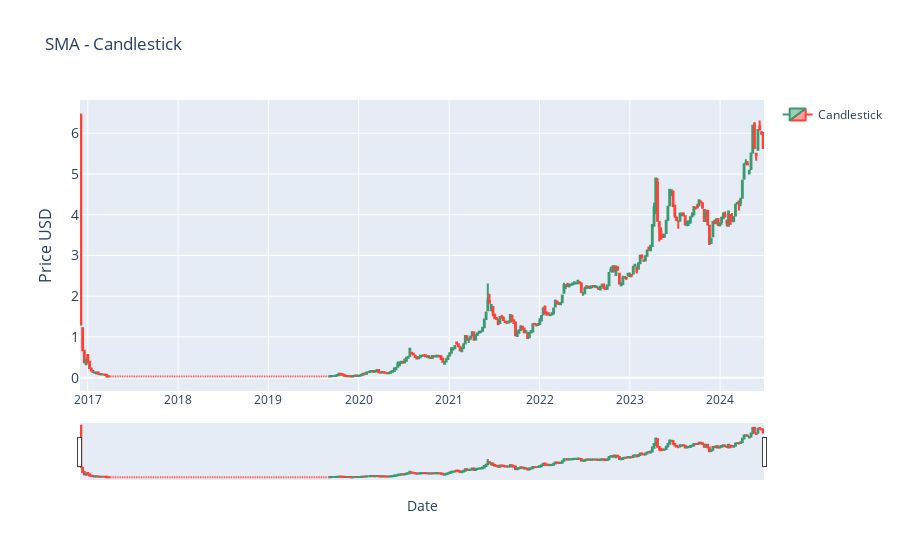

The cell this chart's notebook holds for it:
### Code cell
#CANDLESTICK BUT WITH FIRST AND LAST INSTEAD OF MEAN AND MEDIAN

import plotly.graph_objects as go
import pandas as pd
from ipywidgets import interact, DatePicker
import numpy as np

# renames current item to df
df = current_item.copy()

# Resample the data to weekly timeframe
# NOTE: Range can be altered: 'W' (week), 'M' (Month), '2D' (2 Days)
new_data = df.resample('w').agg({
    'price_usd': ['max', 'min', 'first', 'last'],
    'volume': 'sum'
})


# Slices the multi-level columns and renames
new_data.columns = ['high', 'low', 'open', 'close' ,'volume']


# Function to update the graph based on the selected date range
def update_graph(start_date, end_date):
 

    mask = (new_data.index >= pd.to_datetime(start_date)) & (new_data.index <= pd.to_datetime(end_date))
    filtered_data = new_data.loc[mask]

    
    # Creating the candlestick chart
    fig = go.Figure(data=[go.Candlestick(x=filtered_data.index,
                                         open=filtered_data['open'],
                                         high=filtered_data['high'],
                                         low=filtered_data['low'],
                                         close=filtered_data['close'],
                                         name='Candlestick')])
    


    # Formatting
    fig.update_layout(
        title='SMA - Candlestick',
        xaxis_title='Date',
        yaxis_title='Price USD',
        yaxis=dict(
            title='Price USD',
            titlefont_size=16,
            tickfont_size=14,
        ),
        
        showlegend=True
    )

    fig.show()




# Creating interactive widgets for date selection
start_date_picker = DatePicker(description='Start Date', value=START_DATE)
end_date_picker = DatePicker(description='End Date', value=END_DATE)

# Display the interactive widget

interact(update_graph, start_date=start_date_picker, end_date=end_date_picker)

### Figure 1 — Plotly figure (JSON) as saved in the notebook; plotly's stock layout.template omitted (floating-point values rounded to 4 significant figures; data arrays with more than 128 entries replaced by an {"elided": "..."} marker saying what was removed)
{"data": [{"close": {"elided": "395 float values"}, "high": {"elided": "395 float values"}, "low": {"elided": "395 float values"}, "name": "Candlestick", "open": {"elided": "395 float values"}, "type": "candlestick", "x": {"elided": "395 str values"}}], "layout": {"showlegend": true, "title": {"text": "SMA - Candlestick"}, "xaxis": {"title": {"text": "Date"}}, "yaxis": {"tickfont": {"size": 14}, "title": {"font": {"size": 16}, "text": "Price USD"}}}}
